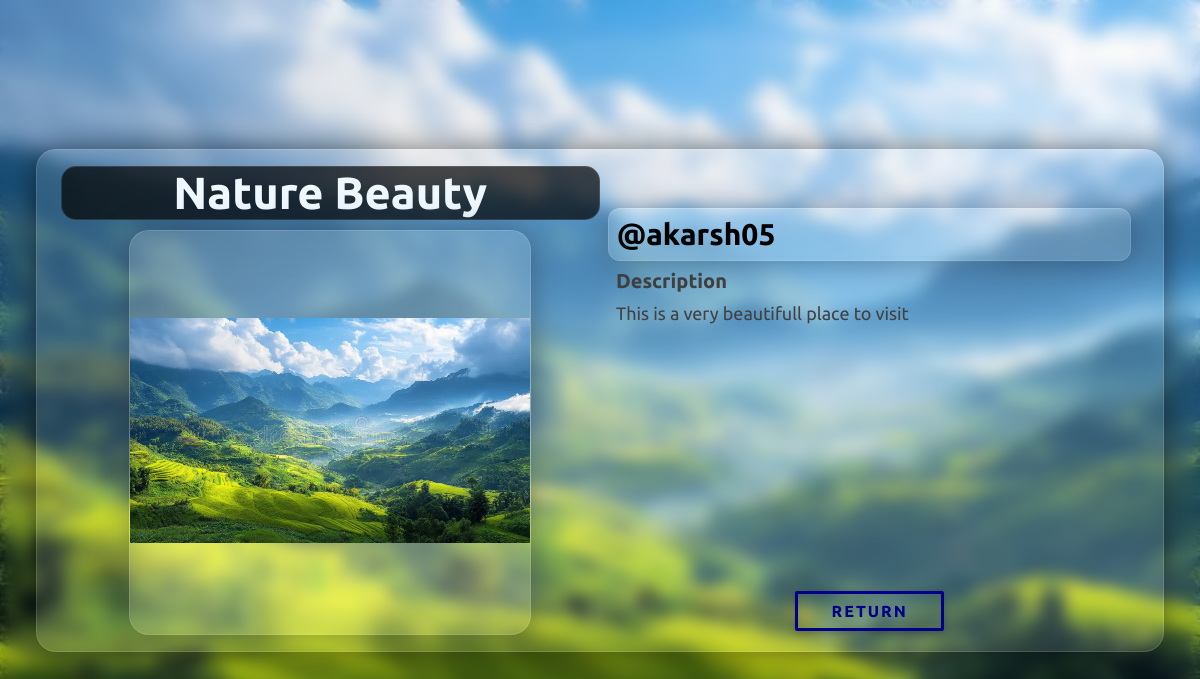
The page /6/post-detail/ (signed in) on the database its author committed.
### app/crudpost/models.py (models this page shows, shortened)
class Post(models.Model):
    title = models.CharField(max_length = 200)
    author = models.ForeignKey(User, on_delete = models.CASCADE, related_name = 'user_posts')
    image = models.ImageField(upload_to = 'post_images/')
    location = models.CharField(max_length = 200, blank = True, null = True, help_text = '[city name], [country name]')
    description = models.TextField()
    created_at = models.DateTimeField(default = timezone.now)

### app/crudpost/views.py (the view)
# urls.py: path('<int:pk>/post-detail/', views.PostView, name = 'post-detail'),
@login_required
def PostView(request, pk):
    post = get_object_or_404(Post, pk=pk)
    return render(request, 'crudpost/postdetail.html', {'post':post})

### templates/crudpost/postdetail.html (shortened to what this page needs)
{% extends 'base.html' %}
{% load static %}
{% block links %}
  <link rel="stylesheet" href="{% static 'crudpost/ViewPost/main.css' %}" />
{% endblock %}
{% block content %}
  <main>
    <section class="container">
      <article class="title-img">
        <div class="heading">
          <h1>{{ post.title }}</h1>
        </div>
        <figure>
          <img src="{{ post.image.url }}" alt="" />
        </figure>
      </article>
      <article class="username-des">
        <div class="username">
          <span>@{{ post.author.username }}</span>
        </div>
        <div class="description">
          <span>Description</span>
          <p>{{ post.description }}</p>
        </div>
        <div class="return">
          <a href="{% url 'Home' %}">Return</a>
        </div>
      </article>
    </section>
  </main>
{% endblock %}

### static/style.css (style rules this page uses)
* { margin: 0; padding: 0; box-sizing: border-box; }
body { font-family: "Ubuntu", sans-serif; background: #EBF4F5; background: radial-gradient(circle, rgba(235, 244, 245, 1) 20%, rgba(181, 198, 224, 1) 80%); }

### static/crudpost/ViewPost/main.css (style rules this page uses)
main { width: 100vw; height: 100vh; padding: 1.5em; display: flex; justify-content: center; align-items: center; }
.container { width: 98%; padding: 1em 1.5em; border-radius: 20px; display: flex; justify-content: center; align-items: center; backdrop-filter: blur(25px) saturate(180%); -webkit-backdrop-filter: blur(25px) saturate(180%); background-color: rgba(255, 255, 255, 0.1); border: 1px solid rgba(255, 255, 255, 0.125); box-shadow: 0px 0px 30px 0px rgba(0, 0, 0, 0.5); }
.title-img { width: 50%; display: flex; flex-direction: column; justify-content: center; align-items: center; gap: 10px; }
.title-img .heading { border-radius: 15px; width: 100%; backdrop-filter: blur(25px) saturate(180%); -webkit-backdrop-filter: blur(25px) saturate(180%); background-color: rgba(0, 0, 0, 0.7); border: 1px solid rgba(255, 255, 255, 0.125); }
.title-img .heading h1 { text-align: center; font-size: 45px; color: aliceblue; }
.title-img figure { border-radius: 20px; backdrop-filter: blur(25px) saturate(180%); -webkit-backdrop-filter: blur(25px) saturate(180%); background-color: rgba(255, 255, 255, 0.1); border: 1px solid rgba(255, 255, 255, 0.125); box-shadow: 0px 0px 30px 0px rgba(27, 38, 59, 0.4); }
.title-img figure img { width: 400px; height: 400px; object-fit: contain; }
.username-des { width: calc(100% - 50%); height: 400px; padding: .5em; }
.username-des .username { padding: .5em; border-radius: 12px; backdrop-filter: blur(25px) saturate(180%); -webkit-backdrop-filter: blur(25px) saturate(180%); background-color: rgba(255, 255, 255, 0.1); border: 1px solid rgba(255, 255, 255, 0.125); box-shadow: 0px 0px 30px 0px rgba(27, 38, 59, 0.4); }
.username-des .username span { font-size: 30px; font-weight: 600; }
.username-des .description { padding: .5em; display: flex; flex-direction: column; justify-content: center; align-items: start; gap: 10px; }
.username-des .description span { font-size: 20px; font-weight: 600; color: rgb(65, 65, 65); }
.username-des .description p { width: 100%; height: 35vh; font-size: 18px; color: rgb(65, 65, 65); overflow-y: scroll; }
.username-des .return { display: flex; justify-content: center; align-items: center; }
.return a { font-size: 16px; letter-spacing: 2px; text-transform: uppercase; text-align: center; font-weight: bold; padding: .5em 2.1em; border: 3px solid darkblue; text-decoration: none; border-radius: 2px; position: relative; box-shadow: 0px 2px 10px rgba(0, 0, 0, 0.16), 0 3px 6px rgba(0, 0, 0, 0.1); color: darkblue; transition: .3s ease all; z-index: 1; cursor: pointer; }
.return a::before { transition: .3s all ease; position: absolute; top: 0; left: 50%; right: 50%; bottom: 0; opacity: 0; content: ''; background-color: darkblue; z-index: -1; }

### rows shown on the page
Post: title "Nature Beauty", image (picture), author.username "akarsh05", description "This is a very beautifull place to visit"
